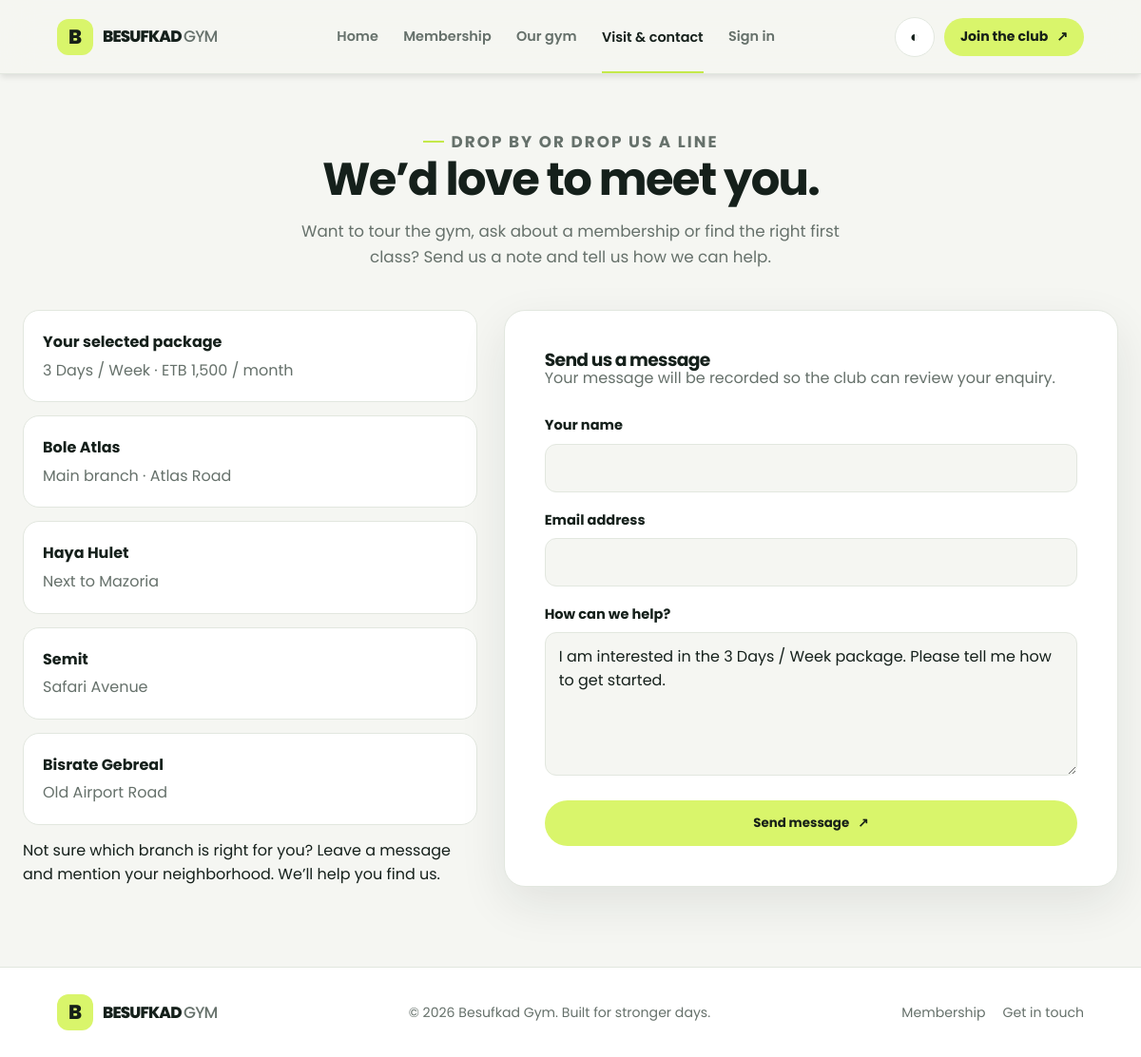
/contact.php?plan=1, run on an earlier commit of the app's database.
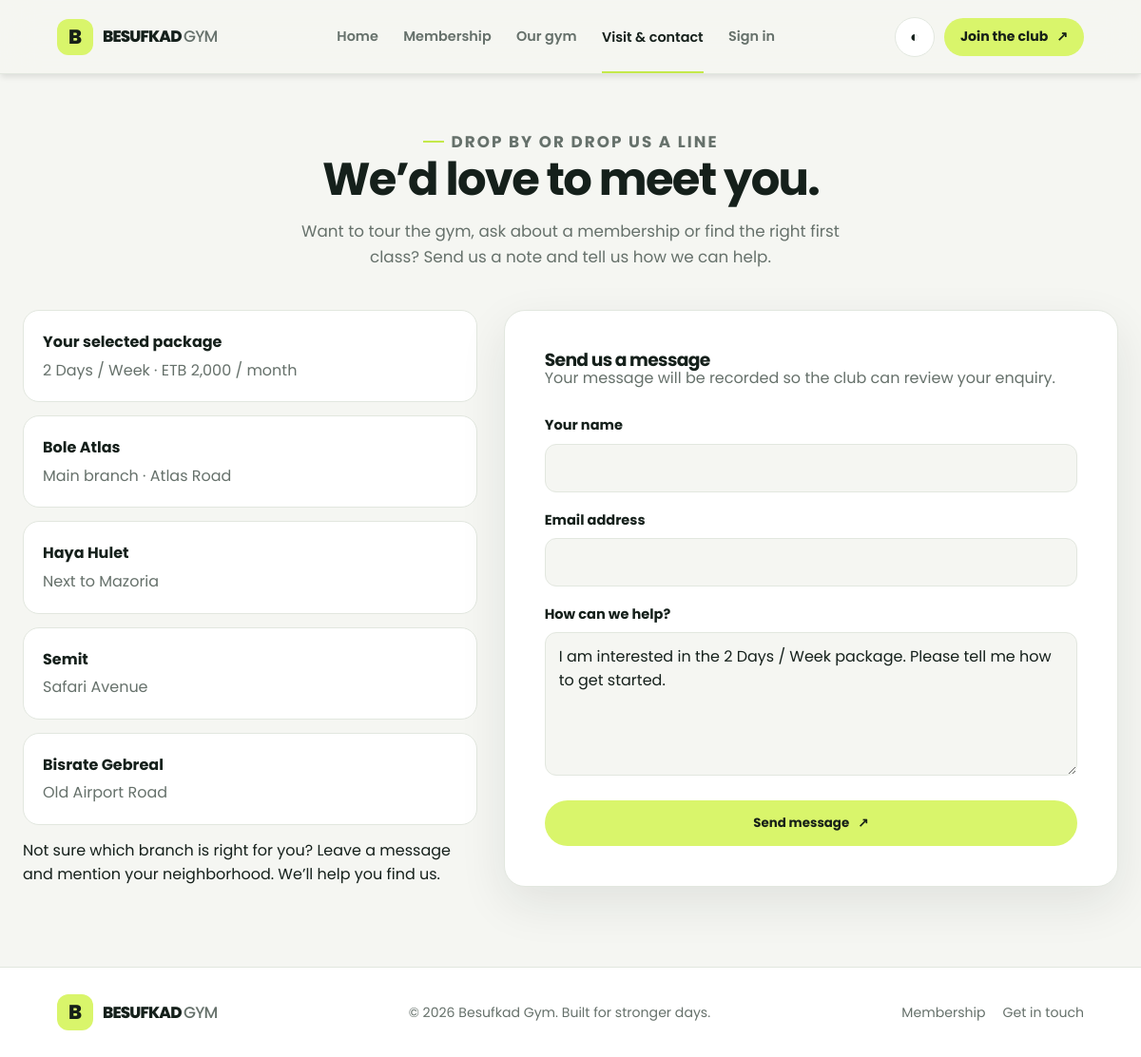
And on a later commit of the database.
### tables this page shows
CREATE TABLE IF NOT EXISTS plans (
    id INT AUTO_INCREMENT PRIMARY KEY,
    name VARCHAR(50) NOT NULL,
    price DECIMAL(10,2) NOT NULL,
    duration VARCHAR(20) NOT NULL,
    description TEXT
);

### contact.php (the view, shortened to what this page needs)
<?php
require_once 'config/db.php';
$name = '';
$email = '';
$selected_plan = null;
$plan_id = filter_var($_GET['plan'] ?? null, FILTER_VALIDATE_INT);
if ($plan_id) {
    $plan_lookup = $conn->prepare('SELECT id, name, price, duration FROM plans WHERE id = ?');
    $plan_lookup->bind_param('i', $plan_id);
    $plan_lookup->execute();
    $selected_plan = $plan_lookup->get_result()->fetch_assoc() ?: null;
}
$message = $selected_plan
    ? 'I am interested in the ' . $selected_plan['name'] . ' package. Please tell me how to get started.'
    : '';
include 'includes/header.php';
?>
<section class="page-intro">
    <p class="eyebrow">Drop by or drop us a line</p>
    <h2>We’d love to meet you.</h2>
    <p>Want to tour the gym, ask about a membership or find the right first class? Send us a note and tell us how we can help.</p>
</section>
<div class="contact-layout">
    <div class="contact-info">
        <?php if ($selected_plan): ?>
            <article class="contact-info-card selected-package"><strong>Your selected package</strong><p><?= htmlspecialchars($selected_plan['name'], ENT_QUOTES, 'UTF-8') ?> · ETB <?= number_format((float) $selected_plan['price'], 0) ?> / <?= htmlspecialchars($selected_plan['duration'], ENT_QUOTES, 'UTF-8') ?></p></article>
        <?php endif; ?>
        <article class="contact-info-card"><strong>Bole Atlas</strong><p>Main branch · Atlas Road</p></article>
        <article class="contact-info-card"><strong>Haya Hulet</strong><p>Next to Mazoria</p></article>
        <article class="contact-info-card"><strong>Semit</strong><p>Safari Avenue</p></article>
        <article class="contact-info-card"><strong>Bisrate Gebreal</strong><p>Old Airport Road</p></article>
        <div class="schedule-note">Not sure which branch is right for you? Leave a message and mention your neighborhood. We’ll help you find us.</div>
    </div>
    <div>
        <form class="form-card" action="contact.php" method="POST">
            <h3>Send us a message</h3>
            <p class="form-intro">Your message will be recorded so the club can review your enquiry.</p>
            <div class="form-group"><label for="name">Your name</label><input id="name" type="text" name="name" value="<?= htmlspecialchars($name, ENT_QUOTES, 'UTF-8') ?>" autocomplete="name" maxlength="100" required></div>
            <div class="form-group"><label for="email">Email address</label><input id="email" type="email" name="email" value="<?= htmlspecialchars($email, ENT_QUOTES, 'UTF-8') ?>" autocomplete="email" maxlength="100" required></div>
            <div class="form-group"><label for="message">How can we help?</label><textarea id="message" name="message" rows="5" maxlength="2000" required><?= htmlspecialchars($message, ENT_QUOTES, 'UTF-8') ?></textarea></div>
            <button type="submit" class="button button-full">Send message <span aria-hidden="true">↗</span></button>
        </form>
    </div>
</div>
<?php include 'includes/footer.php'; ?>

What changed in the data, as far as the page shows it:
changed plans "month": name "3 Days / Week" → "2 Days / Week"; price "1,500" → "2,000"; message "I am interested in the 3 Days / Week package. Please tell me how to get started." → "I am interested in the 2 Days / Week package. Please tell me how to get started."
